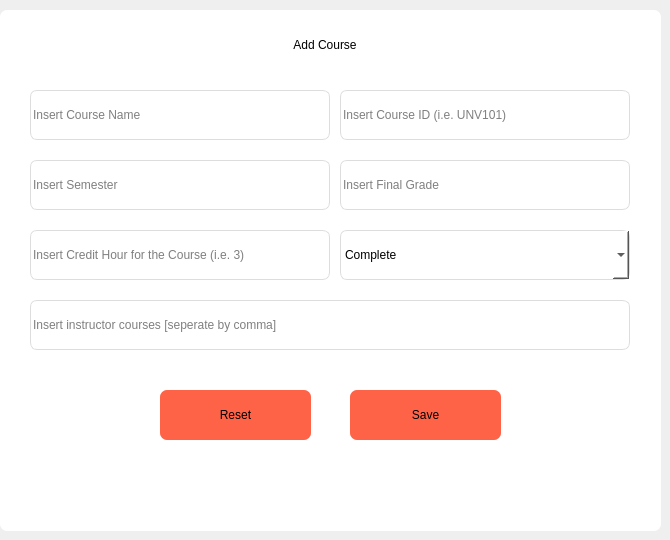
      <widget class="QWidget" name="addInstructor">
       <property name="styleSheet">
        <string notr="true"/>
       </property>
       <widget class="QGroupBox" name="addInstructorContainer">
        <property name="geometry">
         <rect>
          <x>0</x>
          <y>10</y>
          <width>661</width>
          <height>521</height>
         </rect>
        </property>
        <property name="styleSheet">
         <string notr="true">background-color: white;
border-radius: 7px;</string>
        </property>
        <property name="title">
         <string/>
        </property>
        <widget class="QPushButton" name="saveInstructor">
         <property name="geometry">
          <rect>
           <x>350</x>
           <y>380</y>
           <width>151</width>
           <height>50</height>
          </rect>
         </property>
         <property name="font">
          <font>
           <weight>50</weight>
           <bold>false</bold>
          </font>
         </property>
         <property name="styleSheet">
          <string notr="true">background-color: tomato;
border-radius: 7px;</string>
         </property>
         <property name="text">
          <string>Save</string>
         </property>
        </widget>
        <widget class="QComboBox" name="instructorGenderInput">
         <property name="geometry">
          <rect>
           <x>340</x>
           <y>220</y>
           <width>290</width>
           <height>50</height>
          </rect>
         </property>
         <property name="styleSheet">
          <string notr="true">border-radius: 7px;
border: 1px solid #ddd;</string>
         </property>
         <property name="currentText">
          <string>Complete</string>
         </property>
         <item>
          <property name="text">
           <string>Complete</string>
          </property>
         </item>
         <item>
          <property name="text">
           <string>Incomplete</string>
          </property>
         </item>
         <item>
          <property name="text">
           <string>Withdrawn</string>
          </property>
         </item>
        </widget>
        <widget class="QLineEdit" name="instructorEmailInput">
         <property name="geometry">
          <rect>
           <x>340</x>
           <y>150</y>
           <width>290</width>
           <height>50</height>
          </rect>
         </property>
         <property name="styleSheet">
          <string notr="true">border-radius: 7px;
border: 1px solid #ddd;</string>
         </property>
         <property name="placeholderText">
          <string>Insert Final Grade</string>
         </property>
        </widget>
        <widget class="QLineEdit" name="instructorNameInput">
         <property name="geometry">
          <rect>
           <x>30</x>
           <y>80</y>
           <width>300</width>
           <height>50</height>
          </rect>
         </property>
         <property name="styleSheet">
          <string notr="true">border-radius: 7px;
border: 1px solid #ddd;</string>
         </property>
         <property name="placeholderText">
          <string>Insert Course Name</string>
         </property>
        </widget>
        <widget class="QLineEdit" name="instructorCoursesInput">
         <property name="geometry">
          <rect>
           <x>30</x>
           <y>290</y>
           <width>600</width>
           <height>50</height>
          </rect>
         </property>
         <property name="styleSheet">
          <string notr="true">border-radius: 7px;
border: 1px solid #ddd;</string>
         </property>
         <property name="placeholderText">
          <string>Insert instructor courses [seperate by comma]</string>
         </property>
        </widget>
        <widget class="QPushButton" name="resetInstructor">
         <property name="geometry">
          <rect>
           <x>160</x>
           <y>380</y>
           <width>151</width>
           <height>50</height>
          </rect>
         </property>
         <property name="font">
          <font>
           <weight>50</weight>
           <bold>false</bold>
          </font>
         </property>
         <property name="styleSheet">
          <string notr="true">background-color: tomato;
border-radius: 7px;</string>
         </property>
         <property name="text">
          <string>Reset</string>
         </property>
        </widget>
        <widget class="QLineEdit" name="instructorAddressInput">
         <property name="geometry">
          <rect>
           <x>30</x>
           <y>220</y>
           <width>300</width>
           <height>50</height>
          </rect>
         </property>
         <property name="styleSheet">
          <string notr="true">border-radius: 7px;
border: 1px solid #ddd;</string>
         </property>
         <property name="placeholderText">
          <string>Insert Credit Hour for the Course (i.e. 3)</string>
         </property>
        </widget>
        <widget class="QLineEdit" name="instructorLastnameInput">
         <property name="geometry">
          <rect>
           <x>340</x>
           <y>80</y>
           <width>290</width>
           <height>50</height>
          </rect>
         </property>
         <property name="styleSheet">
          <string notr="true">border-radius: 7px;
border: 1px solid #ddd;</string>
         </property>
         <property name="placeholderText">
          <string>Insert Course ID (i.e. UNV101)</string>
         </property>
        </widget>
        <widget class="QLineEdit" name="instructorPhoneInput">
         <property name="geometry">
          <rect>
           <x>30</x>
           <y>150</y>
           <width>300</width>
           <height>50</height>
          </rect>
         </property>
         <property name="styleSheet">
          <string notr="true">border-radius: 7px;
border: 1px solid #ddd;</string>
         </property>
         <property name="placeholderText">
          <string>Insert Semester</string>
         </property>
        </widget>
        <widget class="QLabel" name="addInstructorLabel">
         <property name="geometry">
          <rect>
           <x>200</x>
           <y>20</y>
           <width>250</width>
           <height>30</height>
          </rect>
         </property>
         <property name="styleSheet">
          <string notr="true">font: 25 11pt &quot;Ubuntu&quot;;</string>
         </property>
         <property name="text">
          <string>Add Course</string>
         </property>
         <property name="alignment">
          <set>Qt::AlignCenter</set>
         </property>
        </widget>
       </widget>
      </widget>
